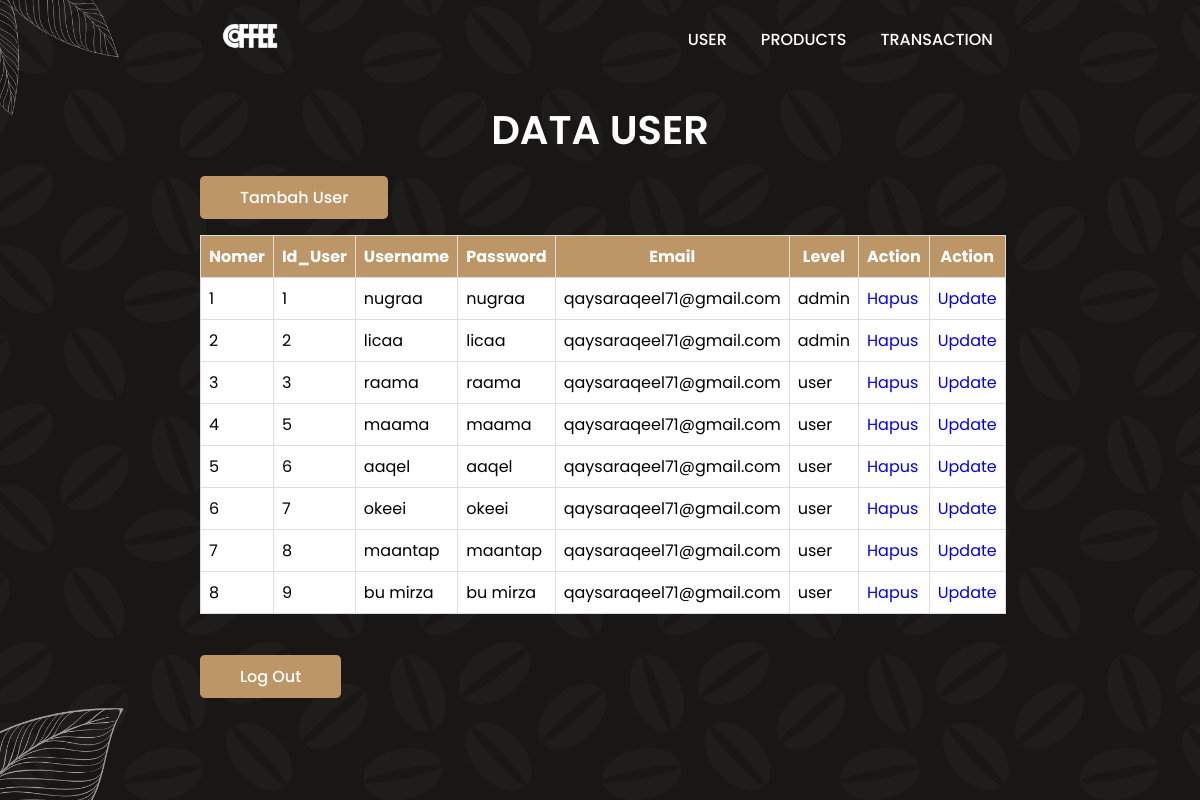
Screenshot of /admin/user.php with the database file from the repository.
### tables this page shows
CREATE TABLE `user` (
  `id_user` int(11) NOT NULL,
  `username` varchar(20) NOT NULL,
  `password` varchar(20) NOT NULL,
  `email` varchar(30) NOT NULL,
  `level` varchar(5) NOT NULL
);

### admin/user.php (the view, shortened to what this page needs)
<!DOCTYPE html>
<html lang="en">
<head>
    <link rel="stylesheet" href="styleadmin.css">
</head>
<body>
    <header>
        <a href="#" class="logo">
            <img src="img/logo1.png" alt="">
        </a>
        <ul class="navbar">
            <li><a href="user.php">User</a></li>
            <li><a href="products.php">Products</a></li>
            <li><a href="transaction.php">transaction</a></li>
        </ul>
    </header>
    <section class="user">
    <h1 class="heading">Data User</h1>
    <br>
        <a href="../register.php" class="btn">Tambah User</a>
        <br>
        <br>
        <table border="1" class="table">
            <tr>
                <th>Nomer</th>
                <th>Id_User</th>
                <th>Username</th>
                <th>Password</th>
                <th>Email</th>
                <th>Level</th>
                <th>Action</th>
                <th>Action</th>
            </tr>
            <?php
            include '../koneksi.php';
            $query_mysql = mysqli_query($mysqli, "SELECT * FROM user") or die(mysqli_error($mysqli));
            $nomor = 1;
            while($data = mysqli_fetch_array($query_mysql)) {
            ?>
            <tr>
                <td><?php echo $nomor++; ?></td>
                <td><?php echo $data['id_user']; ?></td>
                <td><?php echo $data['username']; ?></td>
                <td><?php echo $data['password']; ?></td>
                <td><?php echo $data['email']; ?></td>
                <td><?php echo $data['level']; ?></td>
                <td><a href="hapus_user.php?id=<?php echo $data['id_user']; ?>" class="btn-hapus">Hapus</a> </td>
                <td><a href="update_user.php?id=<?php echo $data['id_user']; ?>" class="btn-update">Update</a> </td>
            </tr>
            <?php } ?>
        </table>
        <br>
        <br>
    <a href="../index.php" class="btn">Log Out</a>
    </section>
</body>
</html>

### admin/styleadmin.css (style rules this page uses)
* { font-family: 'Poppins', sans-serif; margin: 0; padding: 0; box-sizing: border-box; scroll-padding-top: 4rem; scroll-behavior: smooth; list-style: none; text-decoration: none; }
:root { --main-color: #bc9667; --second-color: #edeae3; --text-color: #1b1b1b; --bg-color: #fff; --box-shadow: 2px 2px 10px 4px rgb(14 55 54 / 15%); }
section { padding: 100px 200px; }
header { position: fixed; width: 100%; top: 0; right: 0; z-index: 10000; display: flex; justify-content: space-around; align-items: center; padding: 18px 100px; transition: 0.5s linear; }
.logo img { width: 120px; }
.navbar { display: flex; }
.navbar a { padding: 8px 17px; color: var(--bg-color); font-size: 1rem; text-transform: uppercase; font-weight: 500; }
.user { width: 100%; min-height: 100vh; background: url(img/bg.png); background-repeat: no-repeat; background-size: cover; background-position: center; }
.heading { color: var(--bg-color); font-size: 40px; font-weight: 600; text-align: center; text-transform: uppercase; }
.table { width: 100%; border-collapse: collapse; background: var(--bg-color); background-size: cover; background-repeat: no-repeat; }
.table th, .table td { border: 1px solid #ddd; padding: 8px; }
.table th { background-color: var(--main-color); color: #fff; }
.btn { padding: 10px 40px; border-radius: 0.3rem; background: var(--main-color); color: var(--bg-color); font-weight: 500; }

### rows the page displays
user: id_user "1", username "nugraa", password "nugraa", email "qaysaraqeel71@gmail.com", level "admin"
user: id_user "2", username "licaa", password "licaa", email "qaysaraqeel71@gmail.com", level "admin"
user: id_user "3", username "raama", password "raama", email "qaysaraqeel71@gmail.com", level "user"
user: id_user "5", username "maama", password "maama", email "qaysaraqeel71@gmail.com", level "user"
user: id_user "6", username "aaqel", password "aaqel", email "qaysaraqeel71@gmail.com", level "user"
user: id_user "7", username "okeei", password "okeei", email "qaysaraqeel71@gmail.com", level "user"
user: id_user "8", username "maantap", password "maantap", email "qaysaraqeel71@gmail.com", level "user"
user: id_user "9", username "bu mirza", password "bu mirza", email "qaysaraqeel71@gmail.com", level "user"
